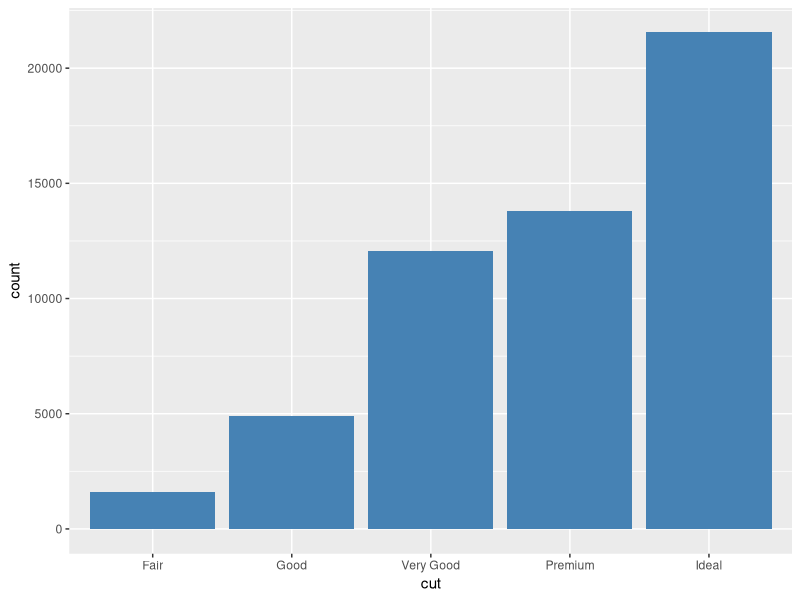
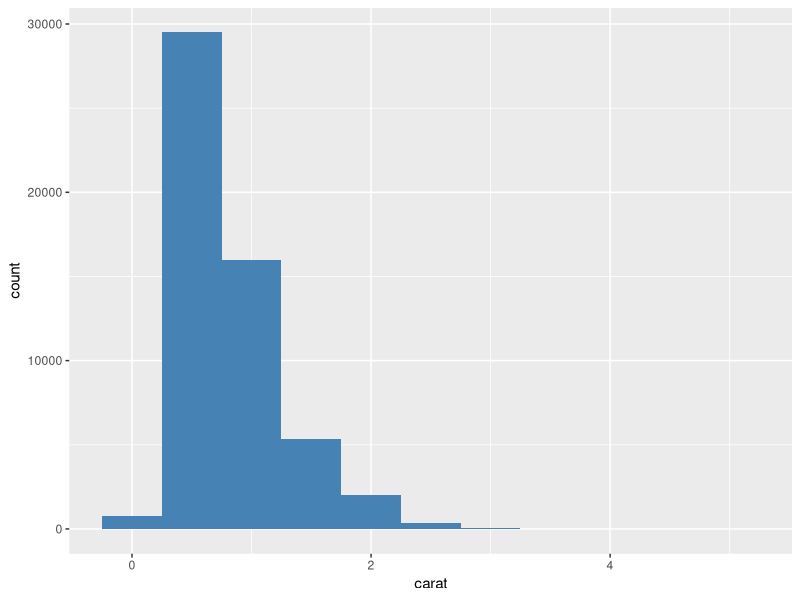
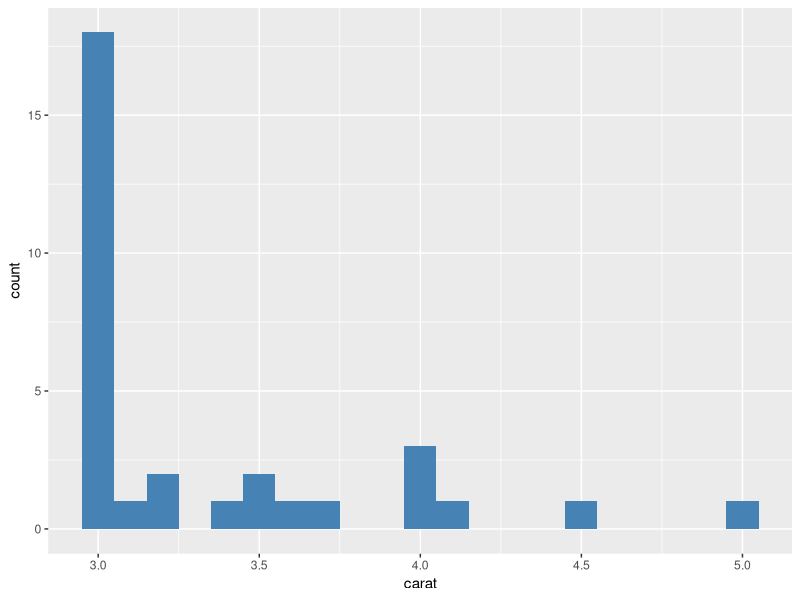
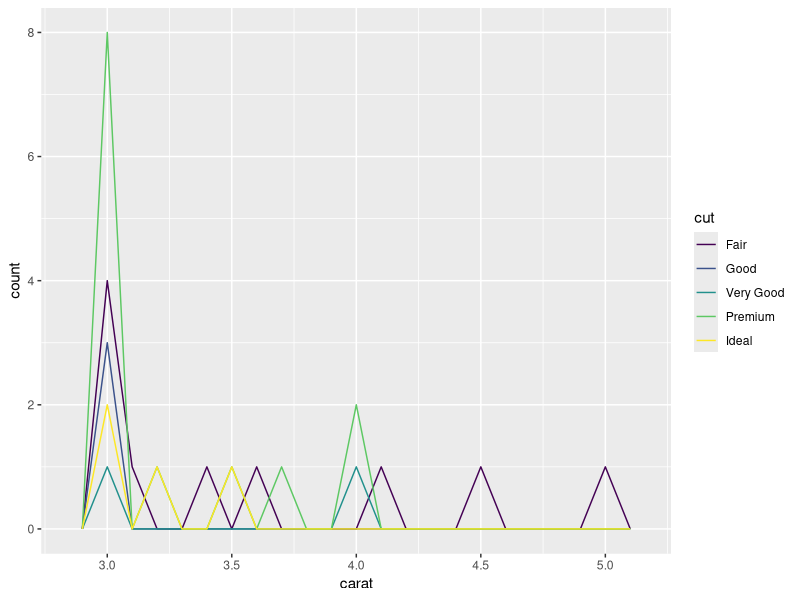
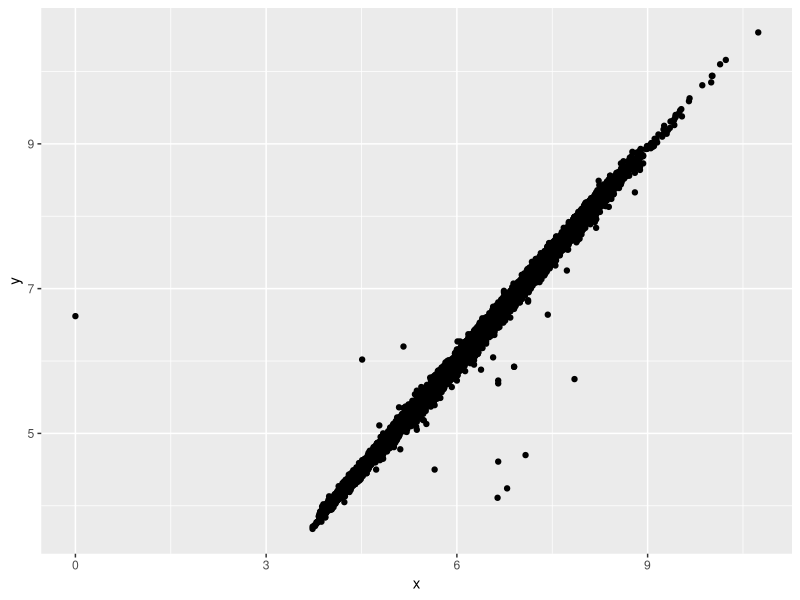
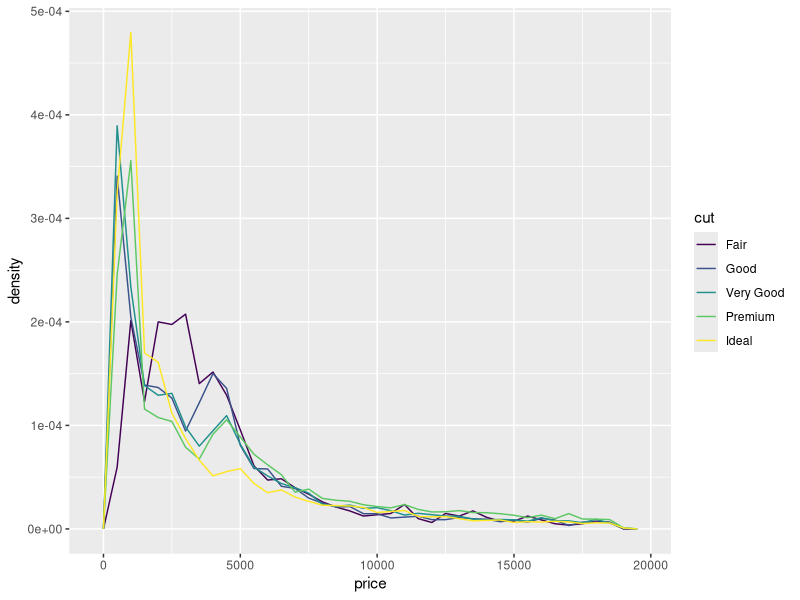
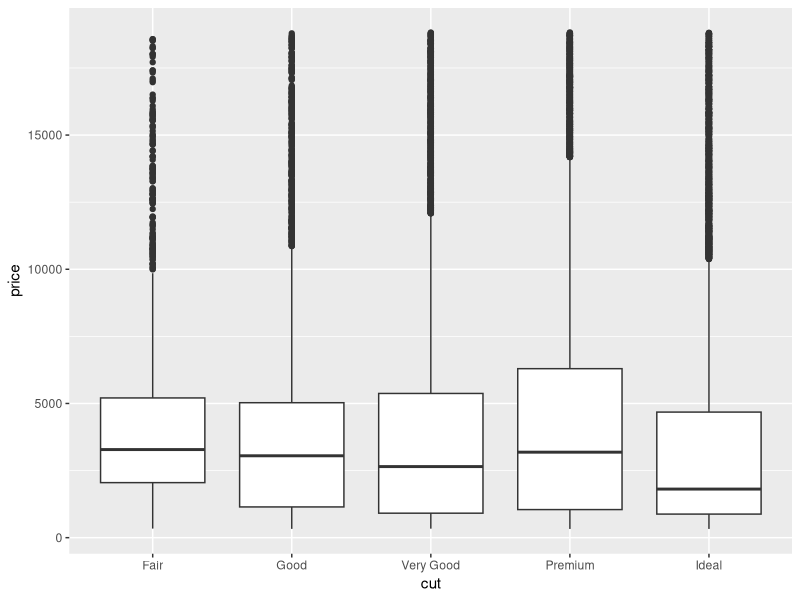
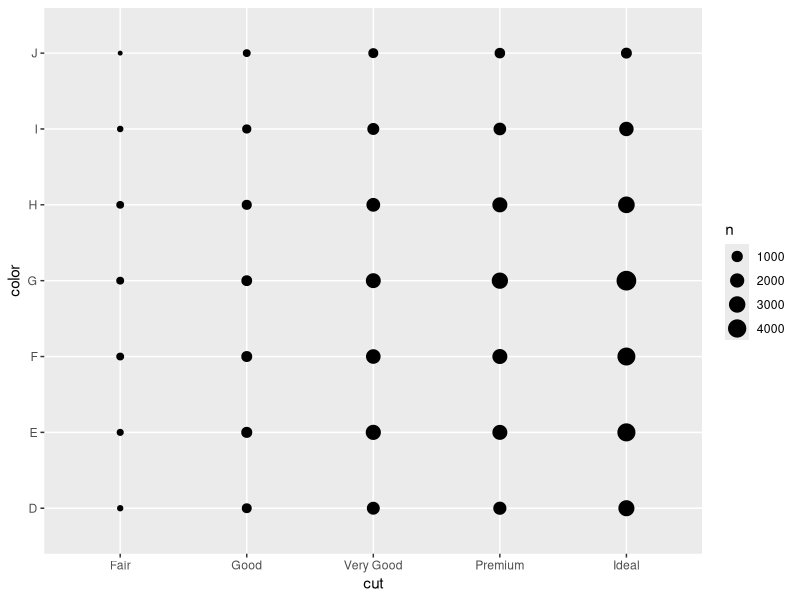

Write the R code that produced these figures, in order.
## ---- chunk 1
library(tidyverse)

## ---- chunk 2

ggplot(data = diamonds) +
  geom_bar(mapping = aes(x = cut), fill ="steelblue") 

## ---- chunk 3
ggplot(data = diamonds) +
  geom_histogram(mapping = aes(x = carat), binwidth = 0.5, fill="steelblue")
## ---- chunk 4
larger <- diamonds %>% filter(carat>3)

ggplot(larger, mapping = aes(x = carat)) + geom_histogram(binwidth = 0.1, fill="steelblue")
## ---- chunk 5
ggplot(data = larger, mapping = aes(x = carat, colour = cut)) + geom_freqpoly(binwidth = 0.1)
## ---- chunk 6
diamonds2 <- diamonds %>% 
  mutate(y = ifelse(y < 3 | y > 20, NA, y))

ggplot(data = diamonds2, mapping = aes(x = x, y = y)) + 
  geom_point(na.rm = TRUE)

## ---- chunk 7

ggplot(data = diamonds, mapping = aes(x = price, y = ..density..)) + 
  geom_freqpoly(mapping = aes(colour = cut), binwidth = 500)

## ---- chunk 8
ggplot(data = diamonds, mapping = aes(x = cut, y = price)) +
  geom_boxplot()

## ---- chunk 9

ggplot(data = diamonds) +
  geom_count(mapping = aes(x = cut, y = color))

## ---- chunk 10
diamonds %>% 
  count(color, cut) %>%  
  ggplot(mapping = aes(x = color, y = cut)) +
    geom_tile(mapping = aes(fill = n))


## ---- chunk 11

ggplot(data = diamonds) +
  geom_point(mapping = aes(x = carat, y = price))

